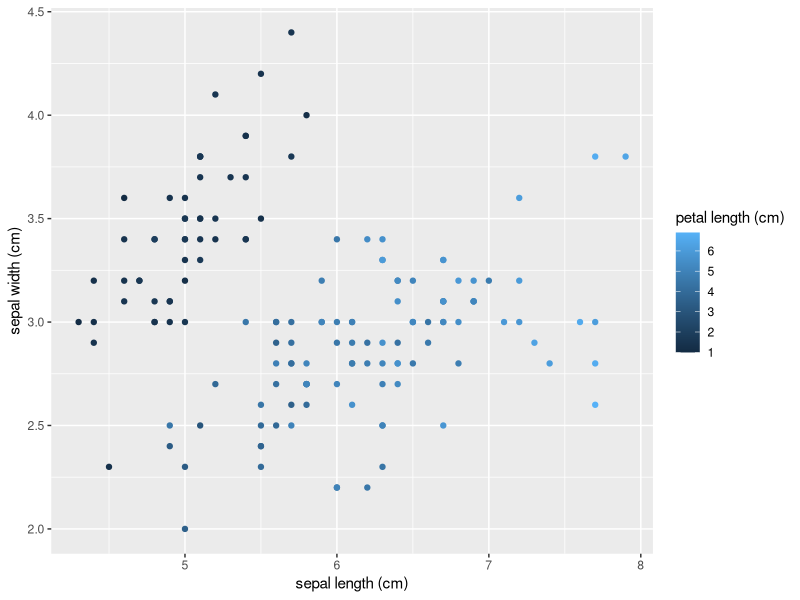
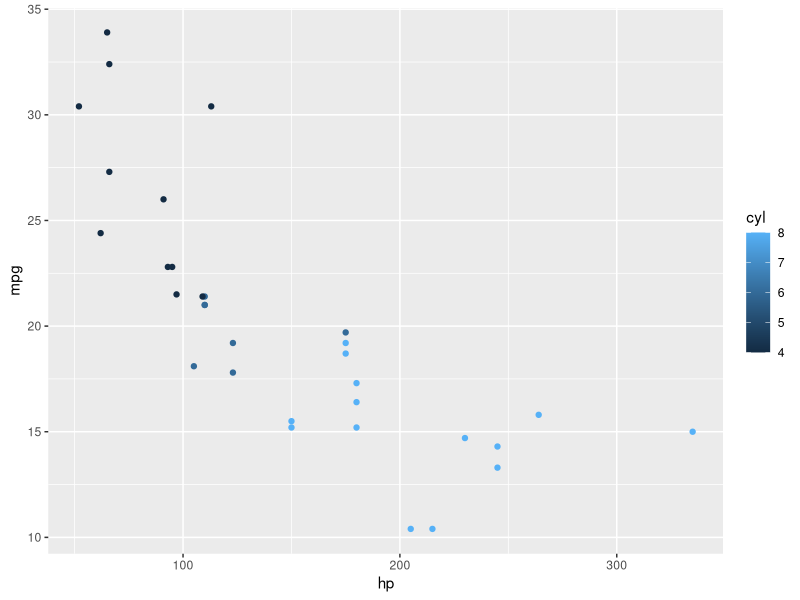
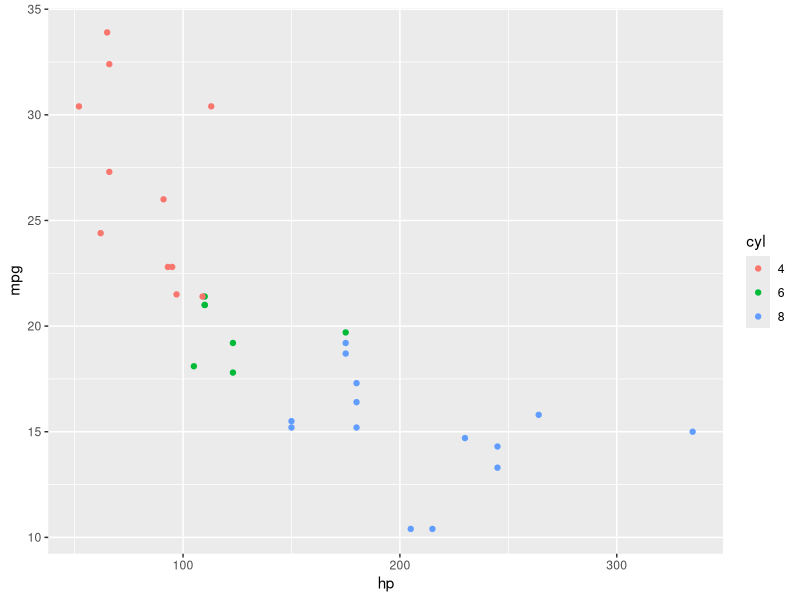

Recreate these plots in R, in order.
library(tidyverse)

# Load iris dataset
df <- iris

# 1st plot: Iris sepal dimensions colored by petal length
ggplot(df, aes(x = Sepal.Length, y = Sepal.Width, color = Petal.Length)) +
  geom_point() +
  labs(
    x = "sepal length (cm)",
    y = "sepal width (cm)",
    color = "petal length (cm)"
  )

# 2nd plot: hp vs mpg colored by cyl (continuous color scale)
ggplot(mtcars, aes(x = hp, y = mpg, color = cyl)) +
  geom_point()

# 3rd plot: hp vs mpg with cyl as categorical
ggplot(mtcars, aes(x = hp, y = mpg, color = factor(cyl))) +
  geom_point() +
  labs(color = "cyl")
